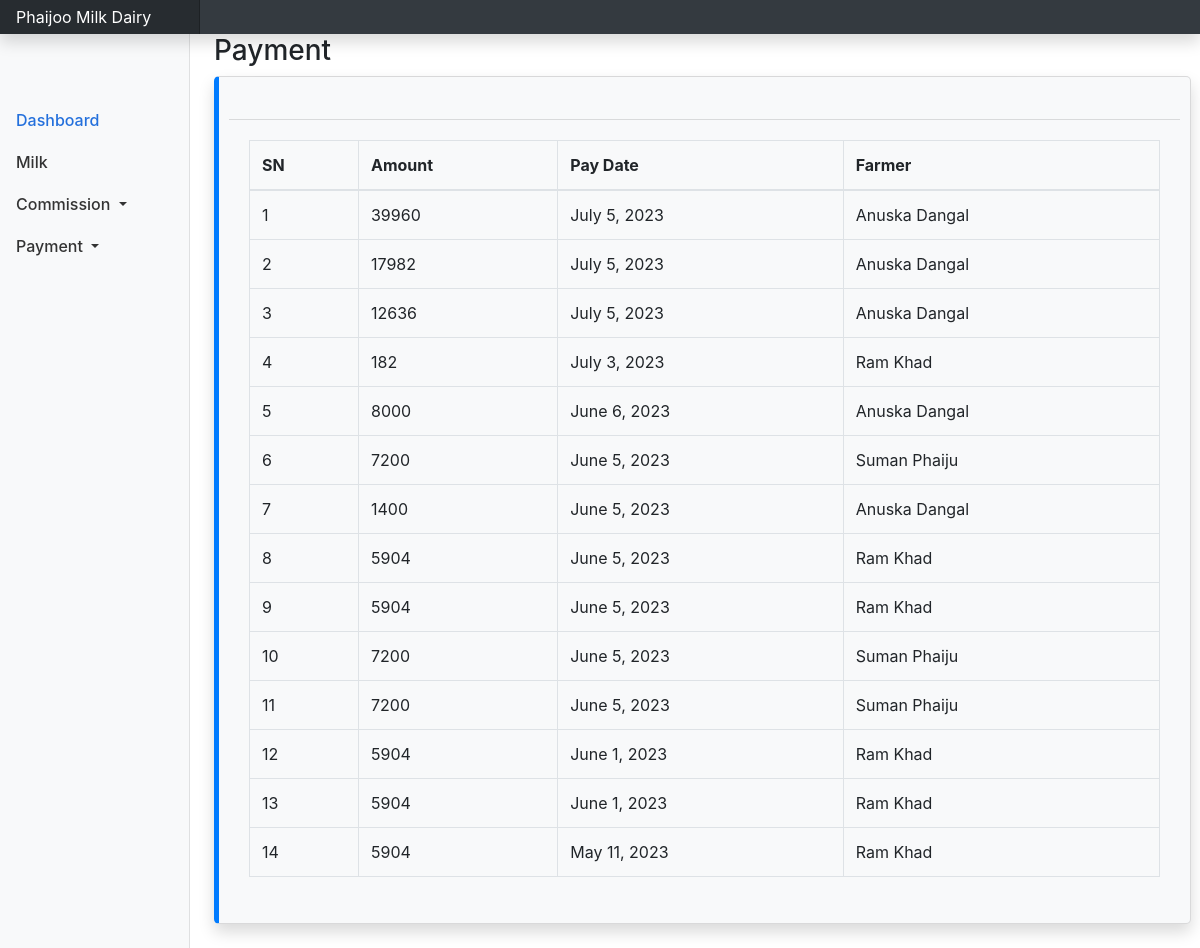
The app's page /employees/payment/due (signed in), older data.
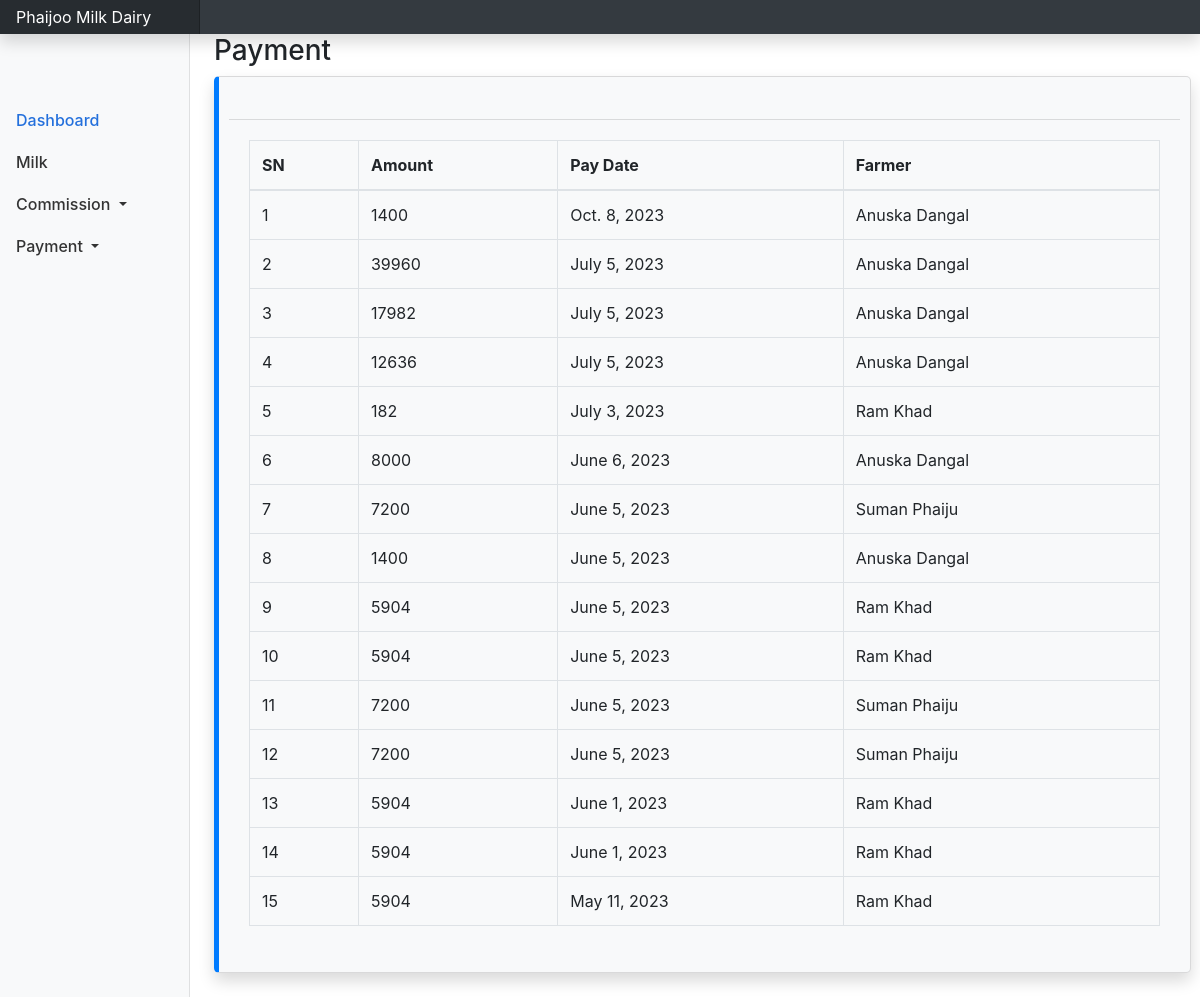
The same page, newer data.
### dashboard/models.py (models this page shows, shortened)
class Payment(models.Model):
    amt = models.PositiveIntegerField()
    payment_date = models.DateField()
    status = models.CharField(max_length=10, choices=[('unpaid', 'Unpaid'), ('paid', 'Paid')], default='unpaid')
    emp_id = models.ForeignKey(
        EmployeeProfile,
        on_delete=models.CASCADE,
        related_name="payment",
        blank=True,
        null=True,
    )
    admin_id = models.ForeignKey(
        User,
        on_delete=models.CASCADE,
        related_name="payment_admin",
        blank=True,
        null=True
    )
    farmer_id = models.ForeignKey(
        FarmerProfile,
        on_delete=models.CASCADE,
        related_name="payment_farmer",
        blank=True,
        null=True
    )
    class Meta:
        verbose_name = "Payment"
        verbose_name_plural = "Payments"
        ordering = ("id",)

### user/models.py (models this page shows)
class FarmerProfile(models.Model):
    user = models.OneToOneField(
        User, on_delete=models.CASCADE, related_name="farmer", null=True
    )
    farmer_name = models.CharField(max_length=50)
    farmer_pwd = models.CharField(max_length=50)
    farmer_email = models.CharField(max_length=50)
    farmer_address = models.CharField(max_length=100)
    farmer_contact = models.PositiveBigIntegerField()
    admin_id = models.ForeignKey(
        User, on_delete=models.CASCADE, related_name="admin_farmer", blank=False
    )
    is_active = models.BooleanField(default=True)
    class Meta:
        verbose_name = "Farmer"
        verbose_name_plural = "Farmers"
        ordering = ("id",)
    def __str__(self):
        return self.farmer_name

### employees/views.py (the view)
# urls.py: path("payment/due", views.paymentDue, name = "payment-due"),
@login_required(login_url="/dashboard/accounts/employeelogin")
def paymentDue(request):
    payments =  Payment.objects.filter(status='unpaid').order_by('-payment_date')
    return render( request, "employees/payment/due.html",{"payments": payments})

### employees/templates/employees/payment/due.html
{% extends 'employees/base.html' %}
{% block main %}
                <h1 class="h3 mb-2 text-gray-800">Payment</h1>
                <div class="card shadow mb-4">
                    <div class="card-header py-3">
                    </div>
                    <div class="card-body">
                        <div class="table-responsive">
                            <table class="table table-bordered" id="dataTable" width="100%" cellspacing="0">
                                <thead>
                                    <tr>
                                        <th>SN</th>
                                        <th>Amount</th>
                                        <th>Pay Date</th>
                                        <th>Farmer</th>
                                    </tr>
                                </thead>
                                <tbody>
                                    {% for payment in payments %}
                                    <tr>
                                        <td>{{ forloop.counter }}</td>
                                        <td>{{ payment.amt }}</td>
                                        <td>{{ payment.payment_date }}</td>
                                        <td>{{ payment.farmer_id }}</td>
                                    </tr>
                                    {% endfor %}
                                </tbody>
                            </table>
                        </div>
                    </div>
                </div>
{% endblock main %}

Row changes from the older to the newer data that the page shows:
added Payment: amt "1400", payment_date "Oct. 8, 2023", farmer_id "Anuska Dangal"
